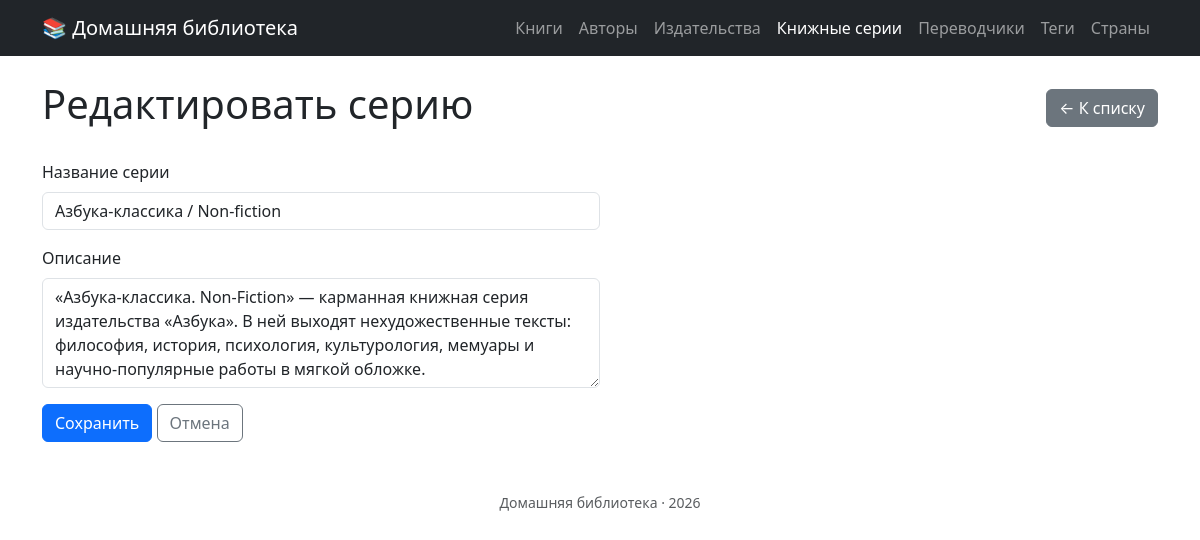
Screenshot of /series/1/edit with the database file from the repository.
### tables this page shows
CREATE TABLE `series` (
  `id` int unsigned NOT NULL AUTO_INCREMENT,
  `name` varchar(200) NOT NULL,
  `description` text,
  `created_at` datetime NOT NULL DEFAULT CURRENT_TIMESTAMP,
  `updated_at` datetime NOT NULL DEFAULT CURRENT_TIMESTAMP ON UPDATE CURRENT_TIMESTAMP,
  PRIMARY KEY (`id`),
  UNIQUE KEY `uq_series_name` (`name`)
);

### src/Presentation/View/render.php (called while the page is built, shortened)
<?php
function render(string $template, array $data = []): string
{
    extract($data, EXTR_SKIP);
    require BASE_PATH . "/src/Presentation/View/{$template}.php";
    return ob_get_clean();
}

### src/Presentation/Controller/SeriesController.php (called while the page is built, shortened)
<?php
final class SeriesController
{
    public function edit(int $id): void{
        $series = $this->seriesRepo->findById($id);
        $title = 'Редактировать серию';
        $data = [
            'series' => $series,
            'title' => $title,
            'errors' => []
        ];
        $content = render('series/form', $data);
        require BASE_PATH . '/src/Presentation/View/layout.php';
    }
}

### public/index.php (called while the page is built, shortened)
<?php
require BASE_PATH . '/src/Presentation/View/render.php';
$pdo = new \PDO(
    'mysql:host=127.0.0.1;dbname=books;charset=utf8mb4',
    'root',
    '',
    [
        \PDO::ATTR_ERRMODE => \PDO::ERRMODE_EXCEPTION,
        \PDO::ATTR_DEFAULT_FETCH_MODE => \PDO::FETCH_ASSOC,
    ]
);
$bookRepo = new PdoBookRepository($pdo);
$authorRepo = new PdoAuthorRepository($pdo);
$countryRepo = new PdoCountryRepository($pdo);
$publisherRepo = new PdoPublisherRepository($pdo);
$seriesRepo = new PdoSeriesRepository($pdo);
$translatorRepo = new PdoTranslatorRepository($pdo);
$tagRepo = new PdoTagRepository($pdo);
$bookController = new BookController($bookRepo, $authorRepo, $countryRepo, $publisherRepo, $seriesRepo, $translatorRepo, $tagRepo);
$authorController = new AuthorController($bookRepo, $authorRepo);
$countryController = new CountryController($countryRepo);
$publisherController = new PublisherController($publisherRepo, $bookRepo, $authorRepo);
$seriesController = new SeriesController($seriesRepo, $bookRepo, $authorRepo);
$translatorController = new TranslatorController($translatorRepo, $bookRepo, $authorRepo);
$tagController = new TagController($tagRepo, $bookRepo, $authorRepo);
$router = new Router();
$router->get('/', function() {
    $title = 'Главная';
    $content = render('home');
    require BASE_PATH . '/src/Presentation/View/layout.php';
});
$router->get('/books', function() use($bookController){
    $bookController->index();
});
$router->get('/books/create', function () use ($bookController){
    $bookController->create();
});
$router->post('/books', function () use ($bookController) {
    $bookController->store();
});
$router->get('/books/{id}/edit', function ($id) use ($bookController){
    $bookController->edit((int) $id);
});
$router->post('/books/{id}', function ($id) use ($bookController) {
    $bookController->update((int) $id);
});
$router->post('/books/{id}/delete', function ($id) use ($bookController){
    $bookController->delete((int) $id);
});
$router->get('/books/{id}', function ($id) use ($bookController){
    $bookController->show((int) $id);
});
$router->get('/authors', function () use ($authorController) {
    $authorController->index();
});
$router->get('/authors/create', function () use ($authorController){
    $authorController->create();
});
$router->post('/authors', function () use ($authorController) {
    $authorController->store();
});
$router->get('/authors/{id}/edit', function ($id) use ($authorController){
    $authorController->edit((int) $id);
});
$router->post('/authors/{id}', function ($id) use ($authorController) {
    $authorController->update((int) $id);
});
$router->post('/authors/{id}/delete', function ($id) use ($authorController){
    $authorController->delete((int) $id);
});
$router->get('/authors/{id}', function ($id) use ($authorController) {
    $authorController->show((int) $id);
});
$router->get('/countries', function() use($countryController){
    $countryController->index();
});
$router->get('/countries/create', function() use($countryController){
    $countryController->create();
});
$router->post('/countries', function() use($countryController){
    $countryController->store();
});
$router->get('/countries/{id}/edit', function($id) use ($countryController){
    $countryController->edit((int) $id);
});
$router->post('/countries/{id}', function($id) use ($countryController){
    $countryController->update((int) $id);
});
$router->post('/countries/{id}/delete', function($id) use ($countryController){
    $countryController->delete((int) $id);
});
$router->get('/publishers', function () use ($publisherController) {
    $publisherController->index();
});
$router->get('/publishers/create', function () use ($publisherController) {
    $publisherController->create();
});
$router->post('/publishers', function () use ($publisherController) {
    $publisherController->store();
});
$router->get('/publishers/{id}/edit', function ($id) use ($publisherController) {
    $publisherController->edit((int) $id);
});
$router->post('/publishers/{id}', function ($id) use ($publisherController) {
    $publisherController->update((int) $id);
});
$router->post('/publishers/{id}/delete', function ($id) use ($publisherController) {
    $publisherController->delete((int) $id);
});
$router->get('/series', function () use ($seriesController) {
    $seriesController->index();
});
$router->get('/series/create', function () use ($seriesController) {
    $seriesController->create();
});
$router->post('/series', function () use ($seriesController) {
    $seriesController->store();
});
$router->get('/series/{id}/edit', function ($id) use ($seriesController) {
    $seriesController->edit((int) $id);
});
$router->post('/series/{id}', function ($id) use ($seriesController) {
    $seriesController->update((int) $id);
});
$router->post('/series/{id}/delete', function ($id) use ($seriesController) {
    $seriesController->delete((int) $id);
});
$router->get('/publishers/{id}', function ($id) use ($publisherController) {
    $publisherController->show((int) $id);
});
$router->get('/series/{id}', function ($id) use ($seriesController) {
    $seriesController->show((int) $id);
});
$router->get('/translators', function () use ($translatorController) {
    $translatorController->index();
});
$router->get('/translators/create', function () use ($translatorController) {
    $translatorController->create();
});
$router->post('/translators', function () use ($translatorController) {
    $translatorController->store();
});
$router->get('/translators/{id}/edit', function ($id) use ($translatorController) {
    $translatorController->edit((int) $id);
});
$router->post('/translators/{id}', function ($id) use ($translatorController) {
    $translatorController->update((int) $id);
});
$router->post('/translators/{id}/delete', function ($id) use ($translatorController) {
    $translatorController->delete((int) $id);
});
$router->get('/translators/{id}', function ($id) use ($translatorController) {
    $translatorController->show((int) $id);
});
$router->get('/tags', function () use ($tagController) {
    $tagController->index();
});
$router->get('/tags/create', function () use ($tagController) {
    $tagController->create();
});
$router->post('/tags', function () use ($tagController) {
    $tagController->store();
});
$router->get('/tags/{id}/edit', function ($id) use ($tagController) {
    $tagController->edit((int) $id);
});
$router->post('/tags/{id}', function ($id) use ($tagController) {
    $tagController->update((int) $id);
});
$router->post('/tags/{id}/delete', function ($id) use ($tagController) {
    $tagController->delete((int) $id);
});
$router->get('/tags/{id}', function ($id) use ($tagController) {
    $tagController->show((int) $id);
});
$router->run($_SERVER['REQUEST_URI'], $_SERVER['REQUEST_METHOD']);

### src/Infrastructure/Database/PdoSeriesRepository.php (called while the page is built, shortened)
<?php
final class PdoSeriesRepository implements SeriesRepositoryInterface
{
    public function findById(int $id): ?Series{
        $stmt = $this->pdo->prepare(
            "SELECT * FROM series WHERE id = :id "
        );
        $stmt->execute(
            [
                'id' => $id
            ]
        );
        $row = $stmt->fetch(\PDO::FETCH_ASSOC);
        return Series::reconstitute(
            id: (int)$row['id'],
            name: $row['name'],
            description: $row['description'],
            createdAt: new \DateTimeImmutable($row['created_at']),
            updatedAt: new \DateTimeImmutable($row['updated_at'])
        );
    }
}

### src/Domain/Series/Series.php (called while the page is built, shortened)
<?php
final class Series
{
    public static function reconstitute(
        int $id,
        string $name,
        ?string $description,
        \DateTimeImmutable $createdAt,
        \DateTimeImmutable $updatedAt
    ): self{
        return new self(
            id: $id,
            name: $name,
            description: $description,
            createdAt: $createdAt,
            updatedAt: $updatedAt
        );
    }
    public function id(): int{
        return $this->id;
    }
    public function name(): string{
        return $this->name;
    }
    public function description(): ?string{
        return $this->description;
    }
}

### src/Presentation/View/series/form.php (the view, shortened to what this page needs)
<div class="d-flex justify-content-between align-items-center mb-4">
    <h1><?= htmlspecialchars($title) ?></h1>
    <a href="/series" class="btn btn-secondary">← К списку</a>
</div>
<form method="post" action="<?= $series === null ? '/series' : '/series/' . $series->id() ?>" class="col-md-6">
    <div class="mb-3">
        <label for="name" class="form-label">Название серии</label>
        <input type="text" name="name" id="name" class="form-control" required
               value="<?= $series !== null ? htmlspecialchars($series->name()) : htmlspecialchars($old['name'] ?? '') ?>">
    </div>
    <div class="mb-3">
        <label for="description" class="form-label">Описание</label>
        <textarea name="description" id="description" class="form-control" rows="4"><?= $series !== null ? htmlspecialchars($series->description() ?? '') : htmlspecialchars($old['description'] ?? '') ?></textarea>
    </div>
    <button type="submit" class="btn btn-primary">Сохранить</button>
    <a href="/series" class="btn btn-outline-secondary">Отмена</a>
</form>

### src/Presentation/Router.php (shortened to what this page needs)
<?php
final class Router
{
    private array $routes = [];
    public function  get(string $path, callable $handler): void{
        $this->routes['GET'][$path] = $handler;
    }
    public function post(string $path, callable $handler): void{
        $this->routes['POST'][$path] = $handler;
    }
    public function run(string $uri, string $method = 'GET'): void{
        $path = parse_url($uri, PHP_URL_PATH);
        foreach($this->routes[$method] as $route => $handler){
            $pattern = preg_replace('#\{[^}]+\}#', '([^/]+)', $route);
            $pattern = '#^' . $pattern . '$#';
            if (preg_match($pattern, $path, $matches)) {
                array_shift($matches);
                $handler(...$matches);
                return;
            }
        }
    }
}

### rows the page displays
series: name "Азбука-классика / Non-fiction", description "«Азбука-классика. Non-Fiction» — карманная книжная серия издательства «Азбука». В ней выходят нехудожественные тексты: философия, история, психология, культурология, мемуары и научно-популярные работы в мягкой обложке."

### other values shown
$item['label'] "Книги"
$item['label'] "Авторы"
$item['label'] "Издательства"
$item['label'] "Книжные серии"
$item['label'] "Переводчики"
$item['label'] "Теги"
$item['label'] "Страны"
